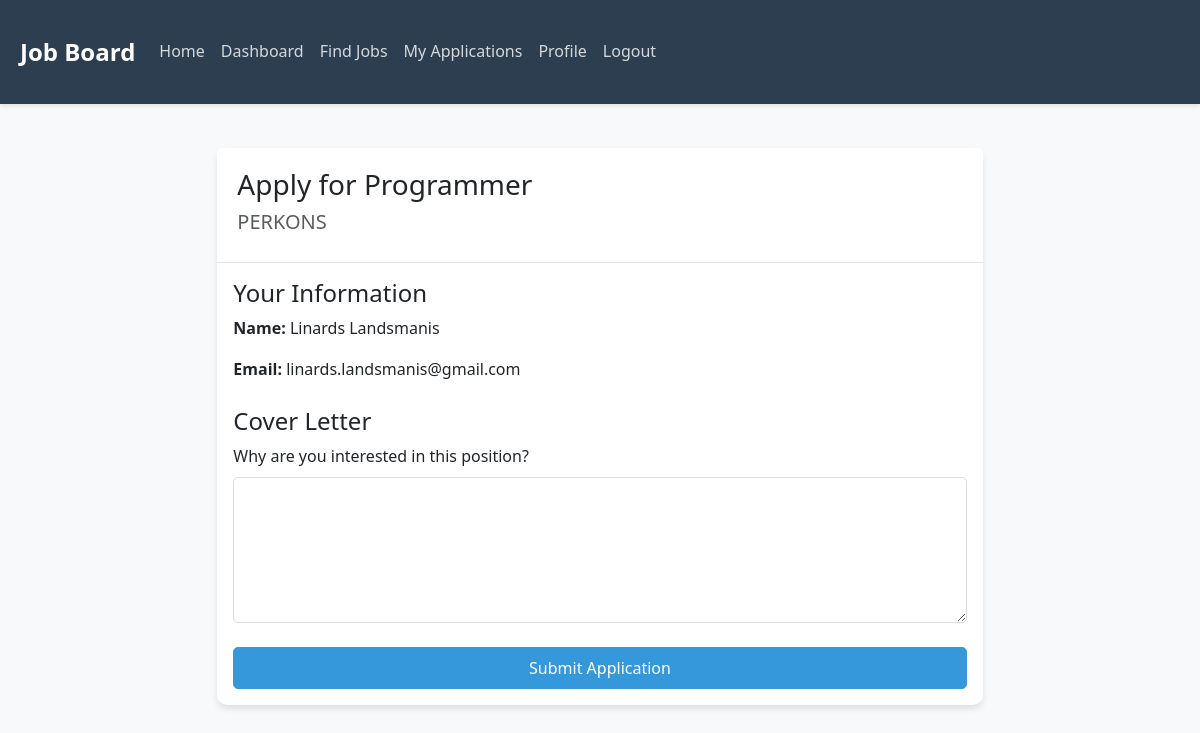
Screenshot of /apply/2 (signed in) with the database file from the repository.
### tables this page shows
CREATE TABLE job (
                id INTEGER PRIMARY KEY AUTOINCREMENT,
                title TEXT NOT NULL,
                description TEXT NOT NULL,
                requirements TEXT NOT NULL,
                salary INTEGER NOT NULL,
                company_id INTEGER NOT NULL,
                created_at TIMESTAMP DEFAULT CURRENT_TIMESTAMP,
                FOREIGN KEY (company_id) REFERENCES company (id)
            );

CREATE TABLE company (
                id INTEGER PRIMARY KEY AUTOINCREMENT,
                name TEXT NOT NULL,
                location TEXT NOT NULL,
                industry TEXT NOT NULL,
                owner_id INTEGER NOT NULL,
                FOREIGN KEY (owner_id) REFERENCES user (id)
            );

CREATE TABLE user (
                id INTEGER PRIMARY KEY AUTOINCREMENT,
                name TEXT NOT NULL,
                email TEXT UNIQUE NOT NULL,
                password TEXT NOT NULL,
                role TEXT NOT NULL
            );

### app.py (the view, shortened to what this page needs)
@app.route('/apply/<int:job_id>', methods=['GET', 'POST'])
@login_required
def apply_job(job_id):
    if current_user.role != 'job_seeker':
        return redirect(url_for('dashboard'))
    db = get_db()
    cursor = db.cursor()
    cursor.execute('''
        SELECT j.*, c.name as company_name, c.location, c.industry
        FROM job j
        JOIN company c ON j.company_id = c.id
        WHERE j.id = ?
    ''', (job_id,))
    job = cursor.fetchone()
    db.close()
    return render_template('apply_job.html', job=job)

### app.py (called while the page is built)
def get_db():
    db = sqlite3.connect(DATABASE)
    db.row_factory = sqlite3.Row
    return db

@login_manager.user_loader
def load_user(user_id):
    db = get_db()
    cursor = db.cursor()
    cursor.execute('SELECT * FROM user WHERE id = ?', (user_id,))
    user_data = cursor.fetchone()
    db.close()
    if user_data:
        return User(user_data['id'], user_data['name'], user_data['email'],
                   user_data['password'], user_data['role'])
    return None

### templates/apply_job.html (shortened to what this page needs)
{% extends "base.html" %}
{% block content %}
<div class="row justify-content-center">
    <div class="col-md-8">
        <div class="card">
            <div class="card-header">
                <h3>Apply for {{ job['title'] }}</h3>
                <h5 class="text-muted">{{ job['company_name'] }}</h5>
            </div>
            <div class="card-body">
                <form method="POST">
                    <div class="mb-4">
                        <h4>Your Information</h4>
                        <p><strong>Name:</strong> {{ current_user.name }}</p>
                        <p><strong>Email:</strong> {{ current_user.email }}</p>
                    </div>
                    <div class="mb-4">
                        <h4>Cover Letter</h4>
                        <div class="mb-3">
                            <label for="message" class="form-label">Why are you interested in this position?</label>
                            <textarea class="form-control" id="message" name="message" rows="5" required></textarea>
                        </div>
                    </div>
                    <div class="d-grid">
                        <button type="submit" class="btn btn-primary">Submit Application</button>
                    </div>
                </form>
            </div>
        </div>
    </div>
</div>
{% endblock %}

### static/css/styles.css (style rules this page uses)
:root { --primary-color: #2c3e50; --secondary-color: #3498db; --accent-color: #e74c3c; --light-gray: #f8f9fa; --dark-gray: #343a40; --success-color: #2ecc71; --warning-color: #f1c40f; --danger-color: #e74c3c; }
body { font-family: 'Segoe UI', Tahoma, Geneva, Verdana, sans-serif; line-height: 1.6; color: var(--dark-gray); background-color: var(--light-gray); }
.card { border: none; border-radius: 10px; box-shadow: 0 4px 6px rgba(0,0,0,0.1); transition: transform 0.3s ease, box-shadow 0.3s ease; }
.card-header { background-color: white; border-bottom: 1px solid rgba(0,0,0,0.1); padding: 1.25rem; }
.btn-primary { background-color: var(--secondary-color); border-color: var(--secondary-color); padding: 0.5rem 1.5rem; border-radius: 5px; transition: all 0.3s ease; }
.form-control { border-radius: 5px; border: 1px solid #ddd; padding: 0.75rem; }

### rows the page displays
job: title "Programmer"
company: company_name "PERKONS"
user: name "Linards Landsmanis", email "linards.landsmanis@gmail.com"
